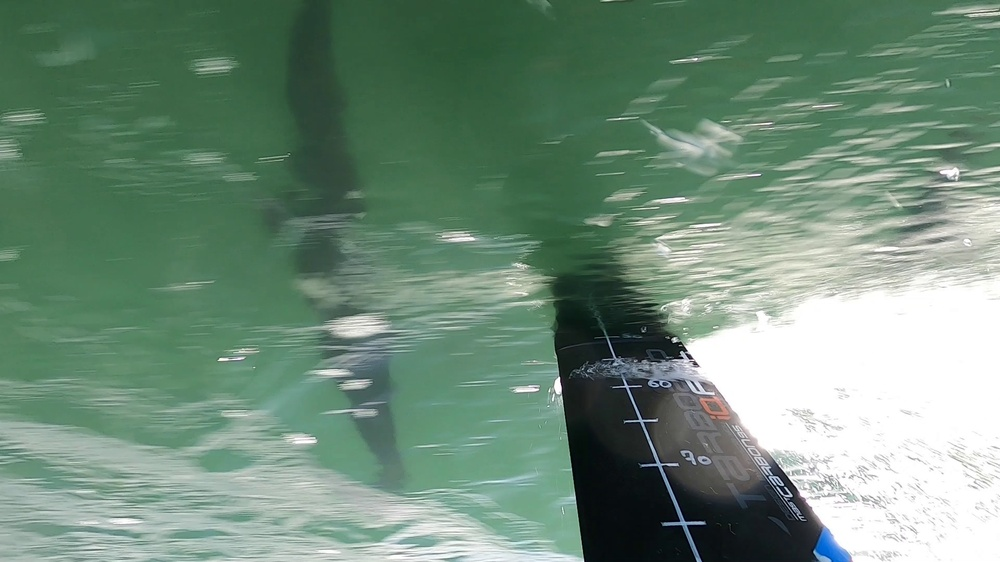
#> input picture image_ext.jpg, 1000 x 562 px, shrunk from 1920 x 1080 before the run, given in place of ENSTA.mp4, which was not available
$ python test_2.py
#> lines starting #> are read from the running program, lines starting #| are printed output that depends on the picture; after the words box and inside, x2 and y2 are one past the last pixel; in counts of white or black regions, pixels touching at a corner belong together; pictures that were not available may be replaced by others from this repository, and a replacement may not be noted
import cv2
import numpy as np

# Initialise le lecteur de vidéo
cap = cv2.VideoCapture('/media/lea/92DA-552D/nextcloud_zaclys/Documents/Documents/ENSTA/S5/AS/ENSTA.mp4')

# Lit la première frame
ret, frame = cap.read()
#> frame is the input picture: shape (562, 1000, 3); mean B, G, R 121.4, 140, 112.1

# Convertit la frame en niveaux de gris
gray = cv2.cvtColor(frame, cv2.COLOR_BGR2GRAY)
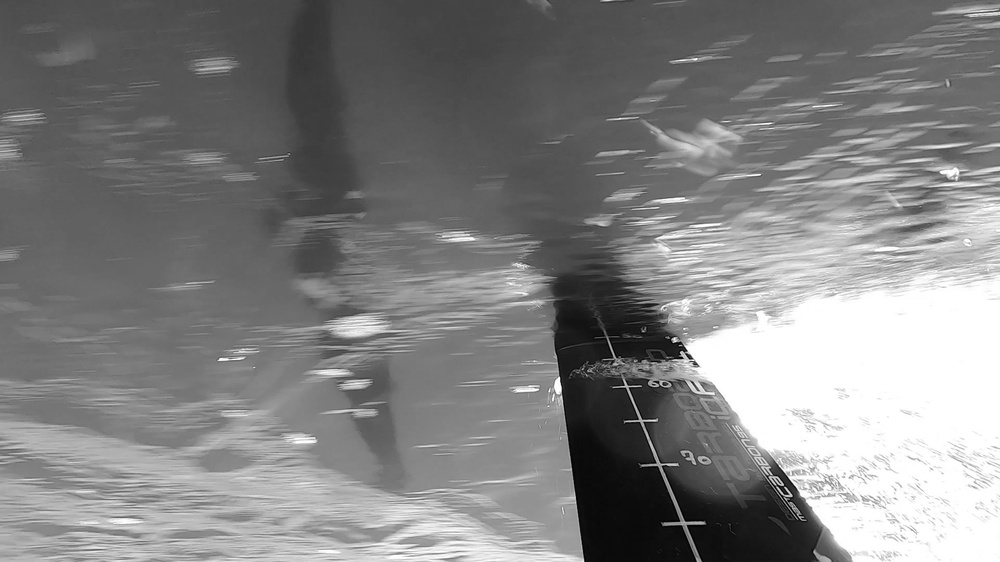
#> gray: shape (562, 1000); min 1, max 255, mean 129.5

# Applique un seuillage pour isoler les graduations
thresh = cv2.threshold(gray, 0, 255, cv2.THRESH_BINARY_INV + cv2.THRESH_OTSU)[1]
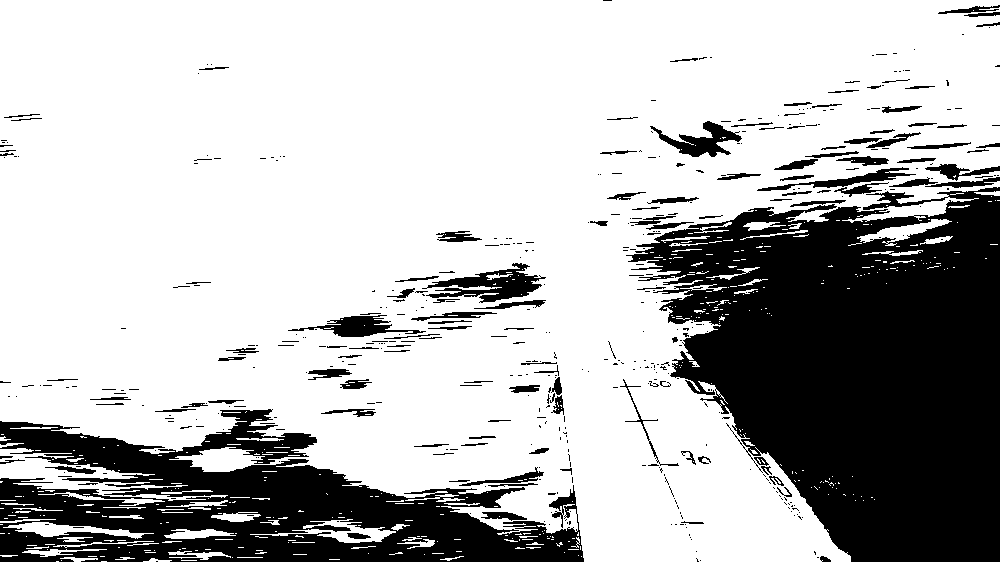
#> thresh: shape (562, 1000); 72.3% white; 481 black regions (355 under 20 px)

# Détecte les contours des graduations
contours = cv2.findContours(thresh, cv2.RETR_EXTERNAL, cv2.CHAIN_APPROX_SIMPLE)
#> contours = 410 contours, 368 with area under 20; largest, box (x1, y1, x2, y2) and area: (0, 0, 1000, 562) 406421, (0, 448, 228, 501) 2866, (250, 519, 396, 543) 890, (3, 522, 154, 539) 845, (857, 219, 952, 246) 706
contours = contours[0] if len(contours) == 2 else contours[1]

# Boucle sur chaque graduation
for c in contours:
    # Calcule les statistiques des contours
    x, y, w, h = cv2.boundingRect(c)
    aspect_ratio = w / float(h)
    extent = cv2.contourArea(c) / float(w * h)

    # Vérifie si le contour correspond à une graduation
    if aspect_ratio >= 0.1 and extent >= 0.1:
        # Dessine un rectangle autour de la graduation
        cv2.rectangle(frame, (x, y), (x + w, y + h), (0, 0, 255), 2)
#> this loop made 410 passes
#> (x, y, w, h, aspect_ratio, extent) on passes 4, 6, 8: (61, 560, 1, 1, 1, 0), (143, 558, 29, 4, 7.25, 0.267), (232, 557, 1, 1, 1, 0)
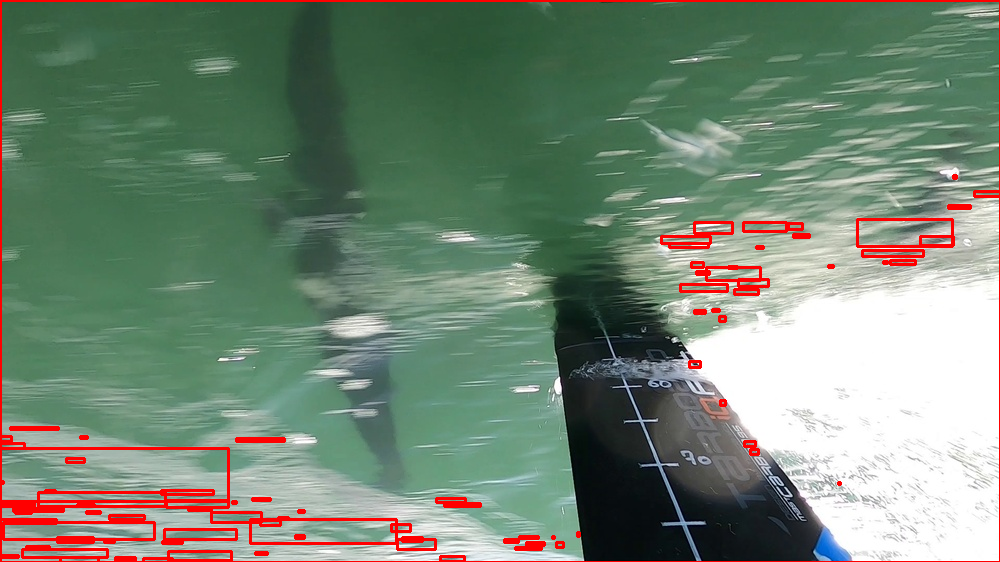
#> frame: shape (562, 1000, 3); 3.74% of pixels changed, all inside (x1, y1, x2, y2) = (0, 0, 1000, 562)

# Affiche la frame avec les rectangles dessinés
cv2.imshow("Graduations", frame)
cv2.waitKey(0)
cv2.destroyAllWindows()

# Libère la mémoire occupée par le lecteur de vidéo
cap.release()
